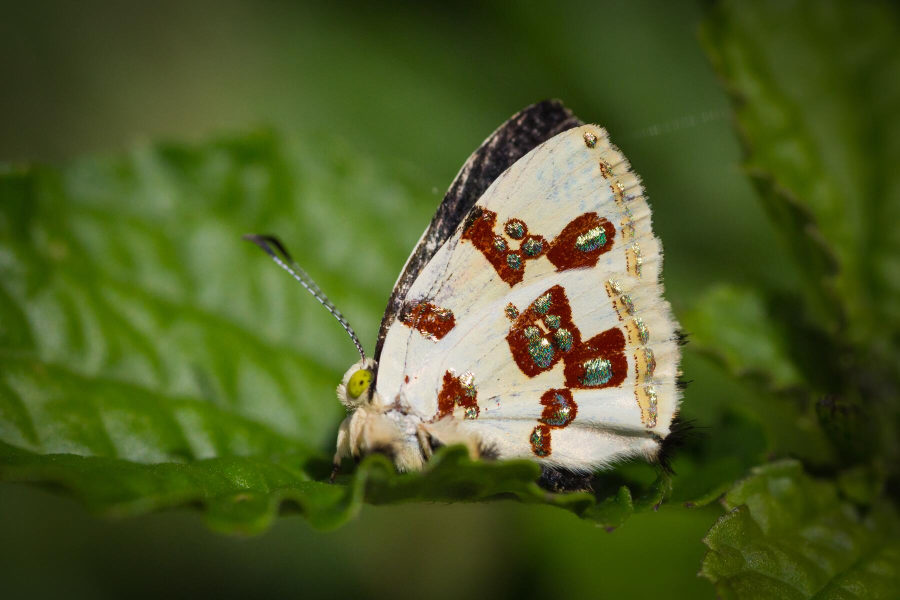
#> input picture assets/img/2t3a5691-l.jpg, 1800 x 1200 px (shown at 1/2 size); its folder holds only this picture in this run
$ python optimize-images.py ../assets/img/2t3a5691-l.jpg
#> lines starting #> are read from the running program, lines starting #| are printed output that depends on the picture
#!/usr/bin/env python3
"""Make light AVIF copies of the site photos (run after adding or changing a photo).

    python3 tools/optimize-images.py          # make/refresh AVIFs that are missing or out of date
    python3 tools/optimize-images.py --check  # only report what is missing or out of date

For every  assets/img/<name>-l.jpg  it writes  assets/img/avif/<name>-480/-800/-1200/-1800.avif
(long edge in pixels; never larger than the JPG). The hero gets a 2400 version too.
A copy is redone automatically when its JPG changes (tracked by a checksum in
assets/img/avif/checksums.json). The page falls back to the JPG by itself if an AVIF is missing.
Needs Python 3 with Pillow 11 or newer (pip install pillow).
"""
import hashlib, json, os, sys, glob
from PIL import Image

ROOT = os.path.dirname(os.path.dirname(os.path.abspath(__file__)))
IMG = os.path.join(ROOT, "assets", "img")
OUT = os.path.join(IMG, "avif")
SUMS = os.path.join(OUT, "checksums.json")
SIZES = [480, 800, 1200, 1800]
QUALITY = 60          # AVIF 60 looks the same as the JPGs at about 25-40% smaller files
SETTINGS = "q%d-v1" % QUALITY

def sha(path):
    return hashlib.sha1(open(path, "rb").read()).hexdigest()

def main():
    check = "--check" in sys.argv
    os.makedirs(OUT, exist_ok=True)
    sums = json.load(open(SUMS)) if os.path.exists(SUMS) else {}
    todo, wanted = [], set()
    for jpg in sorted(glob.glob(os.path.join(IMG, "*-l.jpg"))):
        name = os.path.basename(jpg)[:-6]
        sizes = SIZES + ([2400] if name.startswith("hero-") else [])
        outs = [os.path.join(OUT, "%s-%d.avif" % (name, s)) for s in sizes]
        wanted.update(os.path.basename(o) for o in outs)
        key = sha(jpg) + "/" + SETTINGS
        if sums.get(name) != key or not all(os.path.exists(o) for o in outs):
            todo.append((name, jpg, sizes, outs, key))
    stale = [f for f in os.listdir(OUT) if f.endswith(".avif") and f not in wanted]
    if check:
        for t in todo: print("needs update:", t[0])
        for f in stale: print("no longer used:", f)
        print("OK" if not todo else "%d photo(s) need updating" % len(todo))
        sys.exit(1 if todo else 0)
    for name, jpg, sizes, outs, key in todo:
        src = Image.open(jpg).convert("RGB")
#> src is the input picture: PIL image 1800x1200 RGB; mean R, G, B 78.4, 91.1, 38.9
        for s, out in zip(sizes, outs):
            im = src.copy()
            if max(im.size) > s:
                im.thumbnail((s, s), Image.LANCZOS)
            im.save(out, "AVIF", quality=QUALITY, speed=6)
#> this loop made 1 pass
#> pass 1, in main, `im.save(out, "AVIF", quality=QUALITY, speed=6)`:
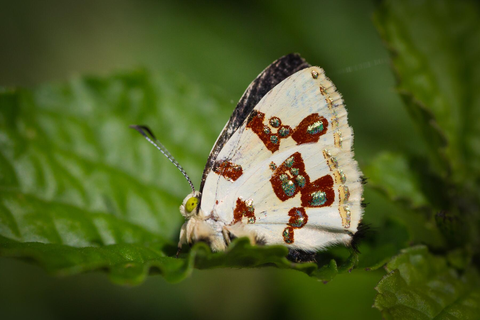
#> saved as 2t3a5691-480.avif: PIL image 480x320 RGB; mean R, G, B 78.4, 91.1, 38.9
        sums[name] = key
        print("made", name)
    for f in stale:
        os.remove(os.path.join(OUT, f)); print("removed", f)
    for n in list(sums):
        if not os.path.exists(os.path.join(IMG, n + "-l.jpg")): del sums[n]
    json.dump(sums, open(SUMS, "w"), indent=1, sort_keys=True)
    print("done: %d updated" % len(todo))

if __name__ == "__main__":
#> (the run stopped early here; a loop or call above may not have finished)

$ run again, on assets/img/barbilla2-l.jpg
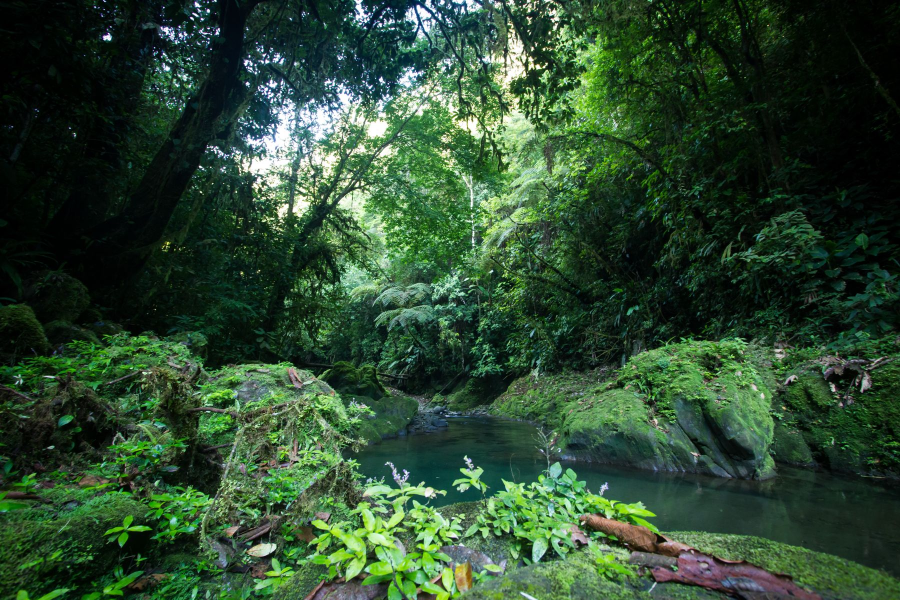
#> input picture assets/img/barbilla2-l.jpg, 1800 x 1200 px (shown at 1/2 size)
#> in main, src is the input picture: PIL image 1800x1200 RGB; mean R, G, B 45.8, 73.4, 48.5
#> the loop in main, `for s, out in zip(sizes, outs):` made 1 pass
#> pass 1, in main, `im.save(out, "AVIF", quality=QUALITY, speed=6)`:
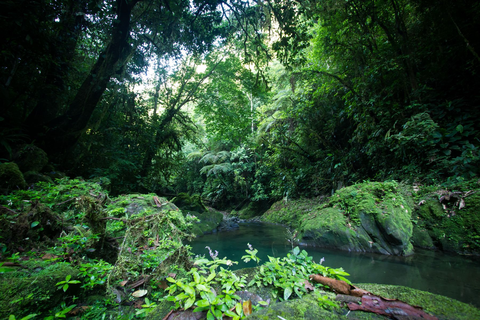
#> saved as barbilla2-480.avif: PIL image 480x320 RGB; mean R, G, B 45.8, 73.4, 48.5

$ run again, on assets/img/barbilla4-l.jpg
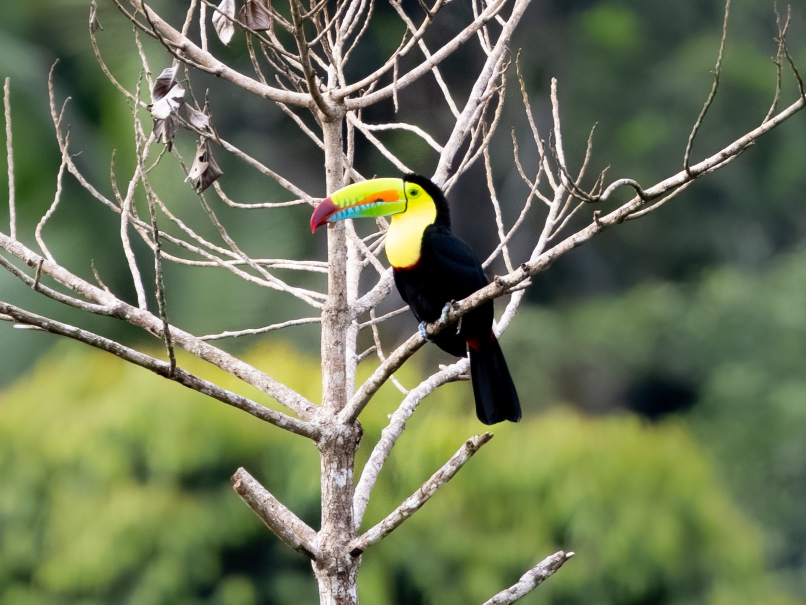
#> input picture assets/img/barbilla4-l.jpg, 1612 x 1209 px (shown at 1/2 size)
#> in main, src is the input picture: PIL image 1612x1209 RGB; mean R, G, B 107.7, 117.2, 86
#> the loop in main, `for s, out in zip(sizes, outs):` made 1 pass
#> pass 1, in main, `im.save(out, "AVIF", quality=QUALITY, speed=6)`:
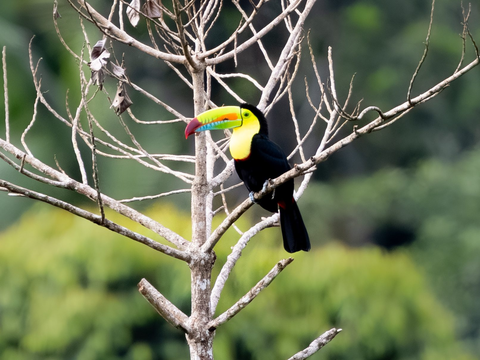
#> saved as barbilla4-480.avif: PIL image 480x360 RGB; mean R, G, B 107.7, 117.2, 86

$ run again, on assets/img/2t3a5717-l.jpg
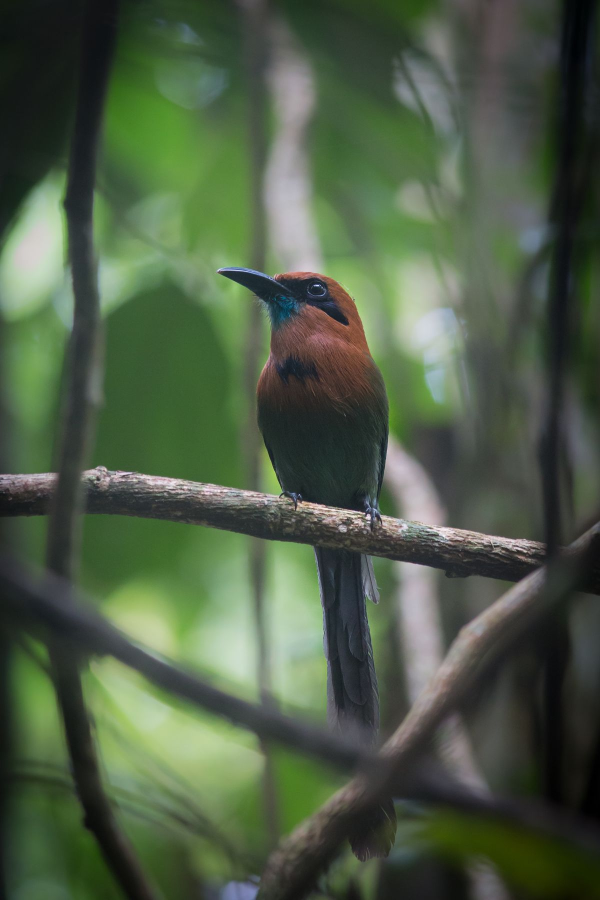
#> input picture assets/img/2t3a5717-l.jpg, 1200 x 1800 px (shown at 1/2 size)
#> in main, src is the input picture: PIL image 1200x1800 RGB; mean R, G, B 77.8, 92.7, 70.1
#> the loop in main, `for s, out in zip(sizes, outs):` made 1 pass
#> pass 1, in main, `im.save(out, "AVIF", quality=QUALITY, speed=6)`:
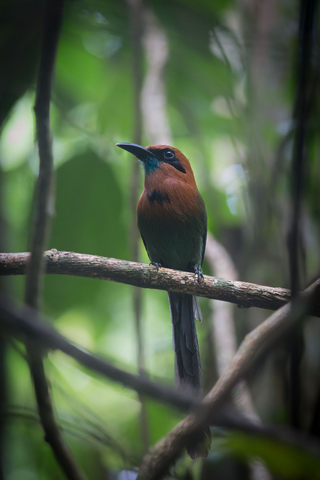
#> saved as 2t3a5717-480.avif: PIL image 320x480 RGB; mean R, G, B 77.8, 92.7, 70.1
